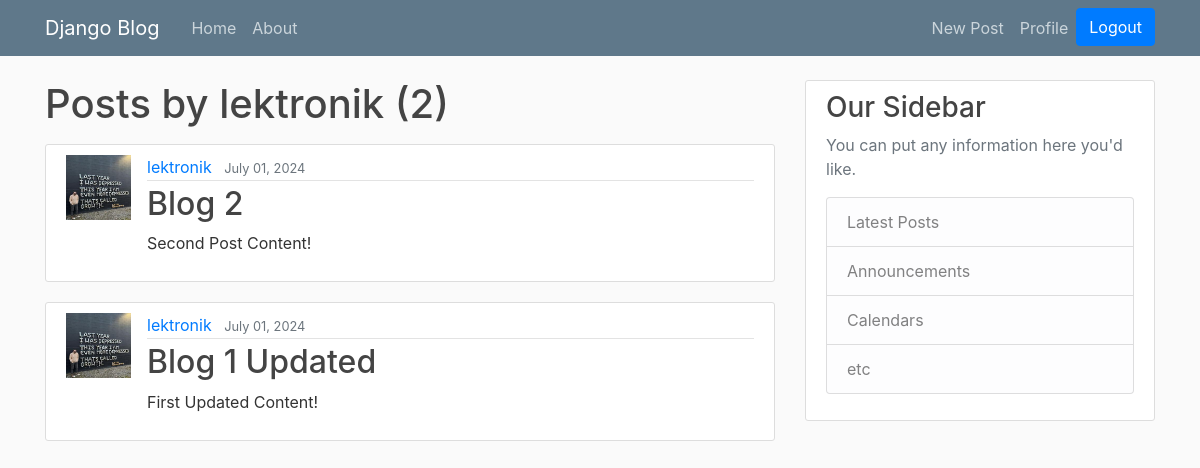
The page /user/lektronik/ (signed in) on the database as committed earlier.
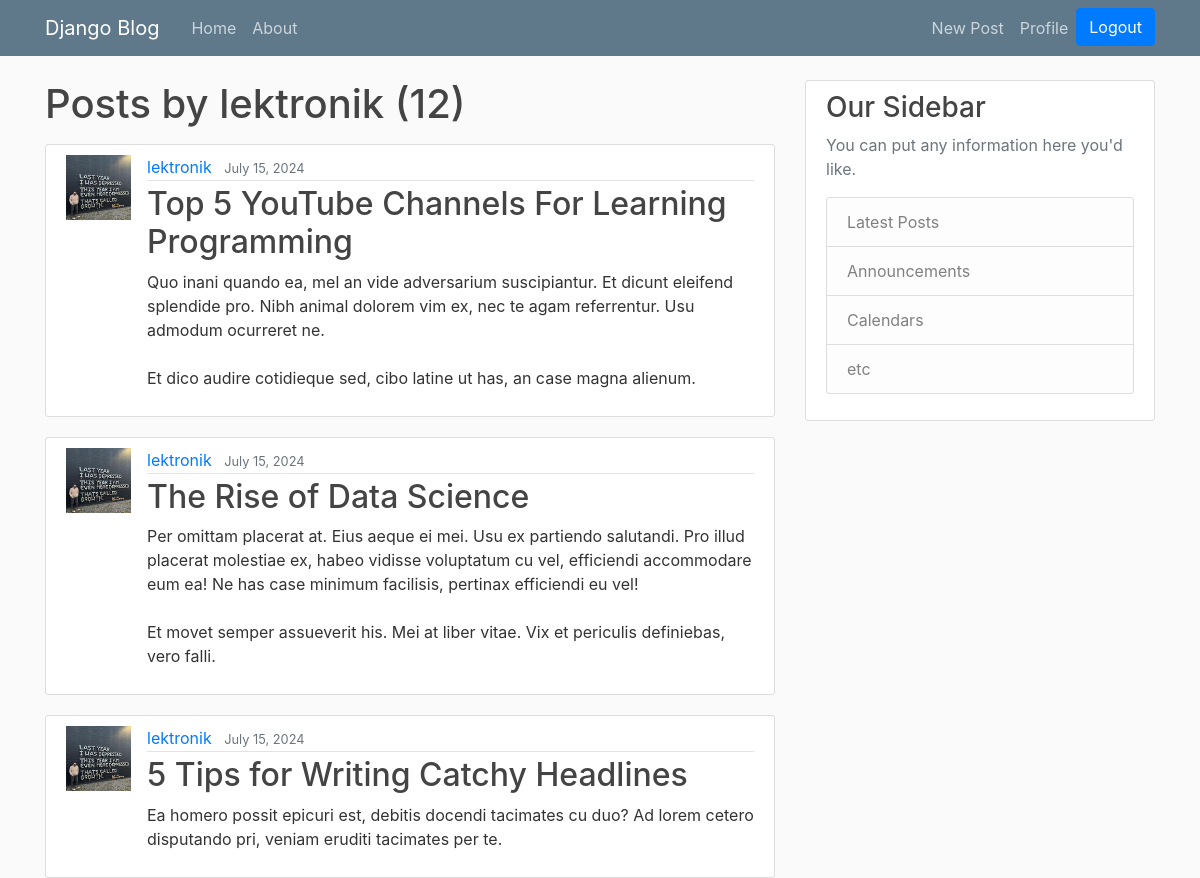
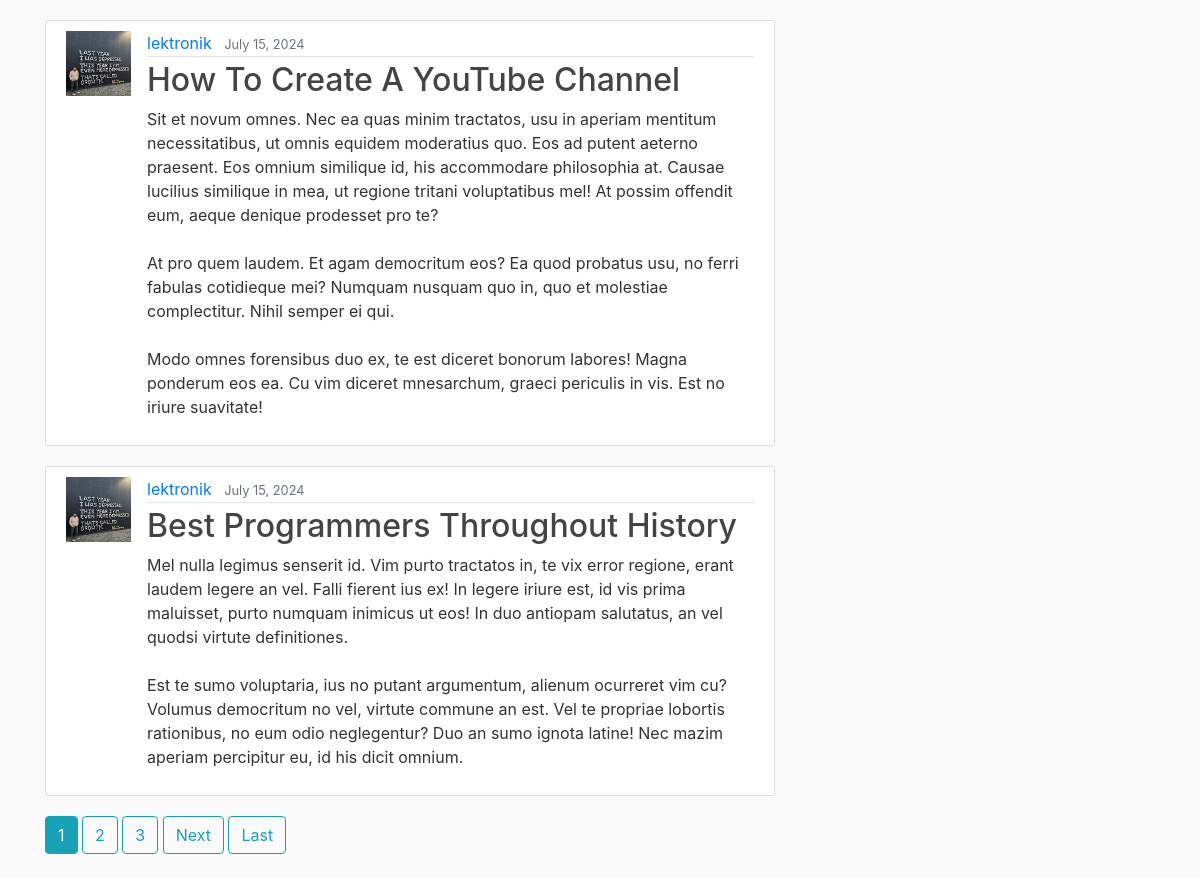
The same page on the database as committed later (2 pictures, top to bottom).
### blog/models.py (models this page shows, shortened)
class Post(models.Model):
    title = models.CharField(max_length=100)
    content = models.TextField()
    date_posted = models.DateTimeField(default=timezone.now)
    author = models.ForeignKey(User, on_delete=models.CASCADE)

### users/models.py (models this page shows, shortened)
class Profile(models.Model):
    user = models.OneToOneField(User, on_delete=models.CASCADE)
    image = models.ImageField(default='default.jpg', upload_to='profile_pics')

### blog/views.py (the view)
# urls.py: path('user/<str:username>/', UserPostListView.as_view(), name='user-posts'),
class UserPostListView(ListView):
    model = Post
    template_name = 'blog/user_posts.html' # <app>/<model>_<viewtype>.html
    context_object_name = 'posts'
    paginate_by = 5
    def get_queryset(self):
        user = get_object_or_404(User, username=self.kwargs.get('username'))
        return Post.objects.filter(author=user).order_by('-date_posted')

### blog/templates/blog/user_posts.html (shortened to what this page needs)
{% extends "blog/base.html" %}
{% block content %}
    <h1 class="mb-3">Posts by {{ view.kwargs.username }} ({{ page_obj.paginator.count }})</h1>
    {% for post in posts %}
        <article class="media content-section">
            <img class="rounded-cirle article-img" src="{{ post.author.profile.image.url }}"/>
            <div class="media-body">
                <div class="article-metadata">
                    <a class="mr-2" href="{% url 'user-posts' post.author.username %}">{{ post.author }}</a>
                    <small class="text-muted">{{ post.date_posted|date:"F d, Y" }}</small>
                </div>
                <h2><a class="article-title" href="{% url 'post-detail' post.id %}">{{ post.title }}</a></h2>
                <p class="article-content">{{ post.content }}</p>
            </div>
        </article>
    {% endfor %}
    {% if is_paginated %}
        {% for num in page_obj.paginator.page_range %}
            {% if page_obj.number == num %}
                <a class="btn btn-info mb-4" href="?page={{ num }}">{{ num }}</a>
            {% elif num > page_obj.number|add:'-3' and num < page_obj.number|add:'3' %}
                <a class="btn btn-outline-info mb-4" href="?page={{ num }}">{{ num }}</a>
            {% endif %}
        {% endfor %}
        {% if page_obj.has_next %}
            <a class="btn btn-outline-info mb-4" href="?page={{ page_obj.next_page_number }}">Next</a>
            <a class="btn btn-outline-info mb-4" href="?page={{ page_obj.paginator.num_pages }}">Last</a>
        {% endif %}
    {% endif %}
{% endblock content %}

Rows that differ between the two databases and show on the page:
no longer on this page (row unchanged): Post: author.profile.image (picture), author "lektronik", date_posted "July 01, 2024", title "Blog 2", content "Second Post Content!"
no longer on this page (row unchanged): Post: author.profile.image (picture), author "lektronik", date_posted "July 01, 2024", title "Blog 1 Updated", content "First Updated Content!"
added Post: author.profile.image (picture), author "lektronik", date_posted "July 15, 2024", title "Top 5 YouTube Channels For Learning Programming", content "Quo inani quando ea, mel an vide adversarium suscipiantur. Et dicunt eleifend splendide pro. Nibh animal dolorem vim ex, nec te agam referrentur. Usu admodum ocurreret ne. Et dico audire cotidieque sed, cibo latine ut has, an case magna alienum."
added Post: author.profile.image (picture), author "lektronik", date_posted "July 15, 2024", title "The Rise of Data Science", content "Per omittam placerat at. Eius aeque ei mei. Usu ex partiendo salutandi. Pro illud placerat molestiae ex, habeo vidisse voluptatum cu vel, efficiendi accommodare eum ea! Ne has case minimum facilisis, pertinax efficiendi eu vel! Et movet semper assueverit his. Mei at liber vitae. Vix et periculis definiebas, vero falli."
added Post: author.profile.image (picture), author "lektronik", date_posted "July 15, 2024", title "5 Tips for Writing Catchy Headlines", content "Ea homero possit epicuri est, debitis docendi tacimates cu duo? Ad lorem cetero disputando pri, veniam eruditi tacimates per te."
added Post: author.profile.image (picture), author "lektronik", date_posted "July 15, 2024", title "How To Create A YouTube Channel", content "Sit et novum omnes. Nec ea quas minim tractatos, usu in aperiam mentitum necessitatibus, ut omnis equidem moderatius quo. Eos ad putent aeterno praesent. Eos omnium similique id, his accommodare philosophia at. Causae lucilius similique in mea, ut regione tritani voluptatibus mel! At possim offendit eum, aeque denique prodesset pro te? At pro quem laudem. Et agam democritum eos? Ea quod probatus usu, no ferri fabulas cotidieque mei? Numquam nusquam quo in, quo et molestiae complectitur. Nihil semper ei qui. Modo omnes forensibus duo ex, te est diceret bonorum labores! Magna ponderum eos ea. Cu vim diceret mnesarchum, graeci periculis in vis. Est no iriure suavitate!"
added Post: author.profile.image (picture), author "lektronik", date_posted "July 15, 2024", title "Best Programmers Throughout History", content "Mel nulla legimus senserit id. Vim purto tractatos in, te vix error regione, erant laudem legere an vel. Falli fierent ius ex! In legere iriure est, id vis prima maluisset, purto numquam inimicus ut eos! In duo antiopam salutatus, an vel quodsi virtute definitiones. Est te sumo voluptaria, ius no putant argumentum, alienum ocurreret vim cu? Volumus democritum no vel, virtute commune an est. Vel te propriae lobortis rationibus, no eum odio neglegentur? Duo an sumo ignota latine! Nec mazim aperiam percipitur eu, id his dicit omnium."
Other text that changed with them:
{{ page_obj.paginator.count }}: "2" → "12"
new list line: "1"
new list line: "2"
new list line: "3"
text now shown: "Next Last"
